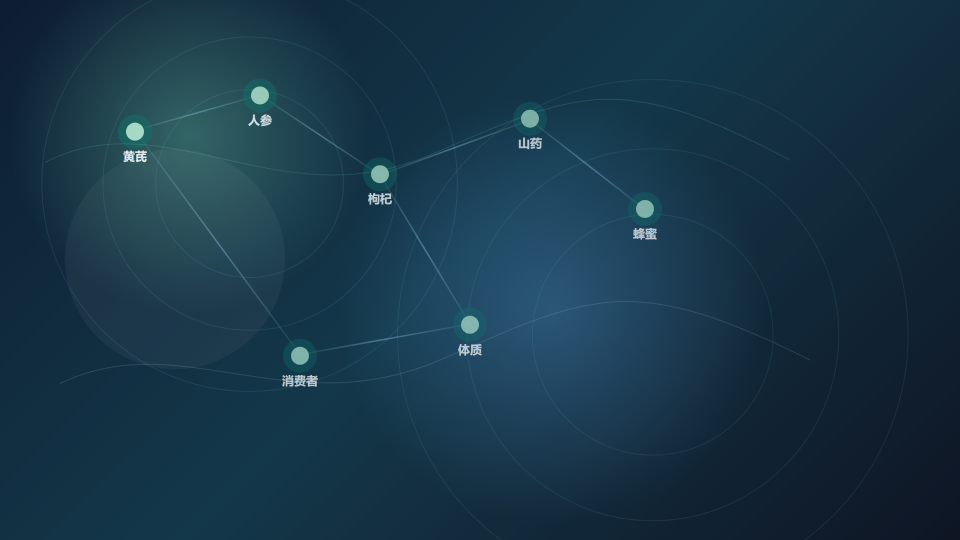
#> input picture frontend/dist/login-bg-still.png, 1920 x 1080 px (shown at 1/2 size)
$ python ascii_view.py ../frontend/dist/login-bg-still.png
#> lines starting #> are read from the running program, lines starting #| are printed output that depends on the picture
# -*- coding: utf-8 -*-
"""ASCII 可视化：把帧缩到 ~140x79 打印灰度字符画（帮助无视觉模型时“目检”）。"""
import sys

import cv2
import numpy as np

path = sys.argv[1]
img = cv2.imread(path)
#> img is the input picture: shape (1080, 1920, 3); mean B, G, R 71.8, 53.9, 23.8
h, w = img.shape[:2]
#> h = 1080; w = 1920
W, H = 140, 78
small = cv2.resize(img, (W, H))
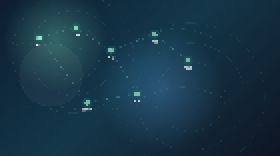
#> small: shape (78, 140, 3) (shown 2 times larger); mean B, G, R 71.6, 53.8, 23.6
gray = cv2.cvtColor(small, cv2.COLOR_BGR2GRAY)
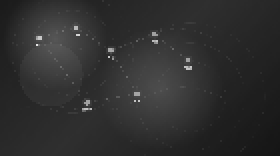
#> gray: shape (78, 140) (shown 2 times larger); min 21, max 230, mean 46.8
chars = " .:-=+*#%@"
out = []
for y in range(H):
    row = ""
    for x in range(W):
        v = int(gray[y, x])
        row += chars[min(len(chars) - 1, v * len(chars) // 256)]
    out.append(row)
#> after the loop, out = 78 items
print("\n".join(out))
